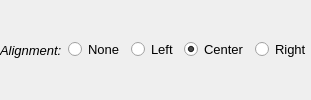
                            <widget class="QWidget" name="widget_8" native="true">
                             <layout class="QHBoxLayout" name="horizontalLayout">
                              <property name="leftMargin">
                               <number>0</number>
                              </property>
                              <property name="topMargin">
                               <number>0</number>
                              </property>
                              <property name="rightMargin">
                               <number>0</number>
                              </property>
                              <property name="bottomMargin">
                               <number>0</number>
                              </property>
                              <item>
                               <widget class="QLabel" name="label_66">
                                <property name="font">
                                 <font>
                                  <family>Arial</family>
                                  <pointsize>10</pointsize>
                                  <weight>50</weight>
                                  <italic>true</italic>
                                  <bold>false</bold>
                                 </font>
                                </property>
                                <property name="text">
                                 <string>Alignment:</string>
                                </property>
                               </widget>
                              </item>
                              <item>
                               <widget class="QRadioButton" name="rbTextAlignNone">
                                <property name="font">
                                 <font>
                                  <family>Arial</family>
                                  <pointsize>10</pointsize>
                                  <weight>50</weight>
                                  <bold>false</bold>
                                 </font>
                                </property>
                                <property name="text">
                                 <string>None</string>
                                </property>
                                <property name="checked">
                                 <bool>false</bool>
                                </property>
                               </widget>
                              </item>
                              <item>
                               <widget class="QRadioButton" name="rbTextLeft">
                                <property name="font">
                                 <font>
                                  <family>Arial</family>
                                  <pointsize>10</pointsize>
                                  <weight>50</weight>
                                  <bold>false</bold>
                                 </font>
                                </property>
                                <property name="text">
                                 <string>Left</string>
                                </property>
                               </widget>
                              </item>
                              <item>
                               <widget class="QRadioButton" name="rbTextCenter">
                                <property name="font">
                                 <font>
                                  <family>Arial</family>
                                  <pointsize>10</pointsize>
                                  <weight>50</weight>
                                  <bold>false</bold>
                                 </font>
                                </property>
                                <property name="text">
                                 <string>Center</string>
                                </property>
                                <property name="checked">
                                 <bool>true</bool>
                                </property>
                               </widget>
                              </item>
                              <item>
                               <widget class="QRadioButton" name="rbTextRight">
                                <property name="font">
                                 <font>
                                  <family>Arial</family>
                                  <pointsize>10</pointsize>
                                  <weight>50</weight>
                                  <bold>false</bold>
                                 </font>
                                </property>
                                <property name="text">
                                 <string>Right</string>
                                </property>
                                <property name="checked">
                                 <bool>false</bool>
                                </property>
                               </widget>
                              </item>
                             </layout>
                            </widget>
